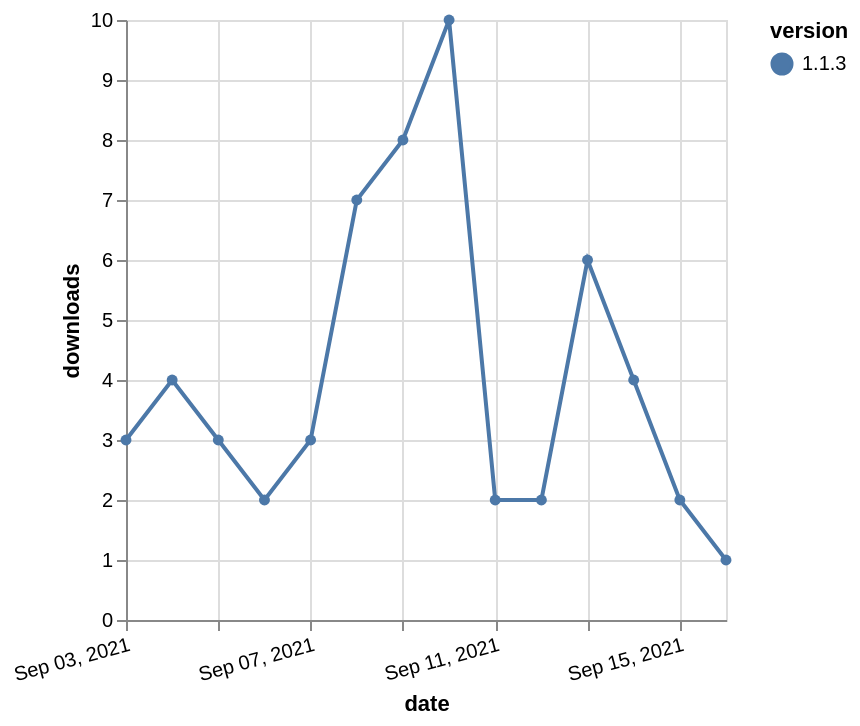

Specify this chart in Vega-Lite:
### Vega-Lite specification from a JSON file in a GitHub repository (floating-point values rounded to 4 significant figures)
{"$schema": "https://vega.github.io/schema/vega-lite/v5.json", "description": "A simple bar chart with embedded data.", "data": {"values": [{"date": "2021-09-03", "total": 6899, "delta": 3, "version": "1.1.3"}, {"date": "2021-09-04", "total": 6903, "delta": 4, "version": "1.1.3"}, {"date": "2021-09-05", "total": 6906, "delta": 3, "version": "1.1.3"}, {"date": "2021-09-06", "total": 6908, "delta": 2, "version": "1.1.3"}, {"date": "2021-09-07", "total": 6911, "delta": 3, "version": "1.1.3"}, {"date": "2021-09-08", "total": 6918, "delta": 7, "version": "1.1.3"}, {"date": "2021-09-09", "total": 6926, "delta": 8, "version": "1.1.3"}, {"date": "2021-09-10", "total": 6936, "delta": 10, "version": "1.1.3"}, {"date": "2021-09-11", "total": 6938, "delta": 2, "version": "1.1.3"}, {"date": "2021-09-12", "total": 6940, "delta": 2, "version": "1.1.3"}, {"date": "2021-09-13", "total": 6946, "delta": 6, "version": "1.1.3"}, {"date": "2021-09-14", "total": 6950, "delta": 4, "version": "1.1.3"}, {"date": "2021-09-15", "total": 6952, "delta": 2, "version": "1.1.3"}, {"date": "2021-09-16", "total": 6953, "delta": 1, "version": "1.1.3"}]}, "width": "container", "mark": {"type": "line", "point": {"filled": true}}, "encoding": {"x": {"field": "date", "type": "temporal", "timeUnit": "yearmonthdate", "title": "date", "axis": {"labelAngle": -15}}, "y": {"field": "delta", "type": "quantitative", "title": "downloads"}, "color": {"field": "version", "type": "nominal"}, "tooltip": {"field": "delta"}}}
